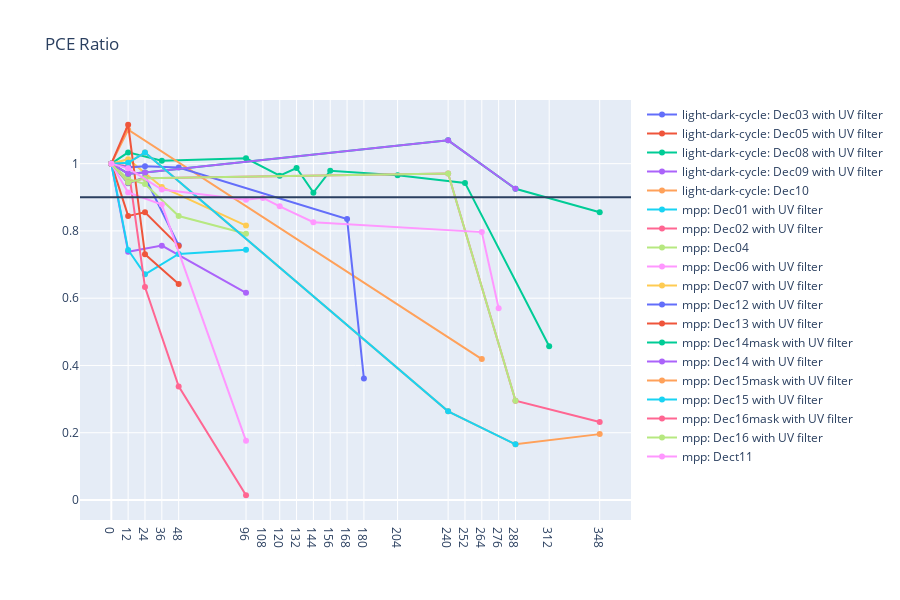

Notebook code for this chart:
### Markdown cell above
## Draw overall PCE ratio chart

### Code cell
mf.draw_cell_PCE_overview_ratio(data)

### Figure 1 — Plotly figure (JSON) as saved in the notebook; plotly's stock layout.template omitted (floating-point values rounded to 4 significant figures)
{"data": [{"connectgaps": true, "line": {"shape": "linear"}, "mode": "lines+markers", "name": "light-dark-cycle: Dec03 with UV filter", "type": "scatter", "x": [0, 12, 24, 36, 48, 96, 108, 120, 132, 144, 156, 168, 180, 204, 240, 252, 264, 276, 288, 312, 348], "y": [1, 0.9418, 0.9593, null, 0.7571, null, null, null, null, null, null, null, null, null, null, null, null, null, null, null, null]}, {"connectgaps": true, "line": {"shape": "linear"}, "mode": "lines+markers", "name": "light-dark-cycle: Dec05 with UV filter", "type": "scatter", "x": [0, 12, 24, 36, 48, 96, 108, 120, 132, 144, 156, 168, 180, 204, 240, 252, 264, 276, 288, 312, 348], "y": [1, 0.8446, 0.8555, null, 0.7555, null, null, null, null, null, null, null, null, null, null, null, null, null, null, null, null]}, {"connectgaps": true, "line": {"shape": "linear"}, "mode": "lines+markers", "name": "light-dark-cycle: Dec08 with UV filter", "type": "scatter", "x": [0, 12, 24, 36, 48, 96, 108, 120, 132, 144, 156, 168, 180, 204, 240, 252, 264, 276, 288, 312, 348], "y": [1, 1.034, null, 1.009, null, 1.016, null, 0.9642, 0.9869, 0.9138, 0.9789, null, null, 0.9659, null, 0.9428, null, null, null, 0.457, null]}, {"connectgaps": true, "line": {"shape": "linear"}, "mode": "lines+markers", "name": "light-dark-cycle: Dec09 with UV filter", "type": "scatter", "x": [0, 12, 24, 36, 48, 96, 108, 120, 132, 144, 156, 168, 180, 204, 240, 252, 264, 276, 288, 312, 348], "y": [1, 0.738, null, 0.7563, null, 0.6159, null, null, null, null, null, null, null, null, null, null, null, null, null, null, null]}, {"connectgaps": true, "line": {"shape": "linear"}, "mode": "lines+markers", "name": "light-dark-cycle: Dec10", "type": "scatter", "x": [0, 12, 24, 36, 48, 96, 108, 120, 132, 144, 156, 168, 180, 204, 240, 252, 264, 276, 288, 312, 348], "y": [1, 1.101, null, null, null, null, null, null, null, null, null, null, null, null, null, null, 0.419, null, null, null, null]}, {"connectgaps": true, "line": {"shape": "linear"}, "mode": "lines+markers", "name": "mpp: Dec01 with UV filter", "type": "scatter", "x": [0, 12, 24, 36, 48, 96, 108, 120, 132, 144, 156, 168, 180, 204, 240, 252, 264, 276, 288, 312, 348], "y": [1, 0.7434, 0.6709, null, 0.7316, 0.7444, null, null, null, null, null, null, null, null, null, null, null, null, null, null, null]}, {"connectgaps": true, "line": {"shape": "linear"}, "mode": "lines+markers", "name": "mpp: Dec02 with UV filter", "type": "scatter", "x": [0, 12, 24, 36, 48, 96, 108, 120, 132, 144, 156, 168, 180, 204, 240, 252, 264, 276, 288, 312, 348], "y": [1, 0.992, 0.6331, null, 0.3377, 0.01408, null, null, null, null, null, null, null, null, null, null, null, null, null, null, null]}, {"connectgaps": true, "line": {"shape": "linear"}, "mode": "lines+markers", "name": "mpp: Dec04", "type": "scatter", "x": [0, 12, 24, 36, 48, 96, 108, 120, 132, 144, 156, 168, 180, 204, 240, 252, 264, 276, 288, 312, 348], "y": [1, 0.9548, 0.9394, null, 0.8441, 0.7919, null, null, null, null, null, null, null, null, null, null, null, null, null, null, null]}, {"connectgaps": true, "line": {"shape": "linear"}, "mode": "lines+markers", "name": "mpp: Dec06 with UV filter", "type": "scatter", "x": [0, 12, 24, 36, 48, 96, 108, 120, 132, 144, 156, 168, 180, 204, 240, 252, 264, 276, 288, 312, 348], "y": [1, 0.9141, null, 0.8782, null, 0.1758, null, null, null, null, null, null, null, null, null, null, null, null, null, null, null]}, {"connectgaps": true, "line": {"shape": "linear"}, "mode": "lines+markers", "name": "mpp: Dec07 with UV filter", "type": "scatter", "x": [0, 12, 24, 36, 48, 96, 108, 120, 132, 144, 156, 168, 180, 204, 240, 252, 264, 276, 288, 312, 348], "y": [1, 1.013, null, 0.9307, null, 0.8158, null, null, null, null, null, null, null, null, null, null, null, null, null, null, null]}, {"connectgaps": true, "line": {"shape": "linear"}, "mode": "lines+markers", "name": "mpp: Dec12 with UV filter", "type": "scatter", "x": [0, 12, 24, 36, 48, 96, 108, 120, 132, 144, 156, 168, 180, 204, 240, 252, 264, 276, 288, 312, 348], "y": [1, 0.989, 0.9925, null, 0.9886, null, null, null, null, null, null, 0.8353, 0.3611, null, null, null, null, null, null, null, null]}, {"connectgaps": true, "line": {"shape": "linear"}, "mode": "lines+markers", "name": "mpp: Dec13 with UV filter", "type": "scatter", "x": [0, 12, 24, 36, 48, 96, 108, 120, 132, 144, 156, 168, 180, 204, 240, 252, 264, 276, 288, 312, 348], "y": [1, 1.116, 0.7304, null, 0.6419, null, null, null, null, null, null, null, null, null, null, null, null, null, null, null, null]}, {"connectgaps": true, "line": {"shape": "linear"}, "mode": "lines+markers", "name": "mpp: Dec14mask with UV filter", "type": "scatter", "x": [0, 12, 24, 36, 48, 96, 108, 120, 132, 144, 156, 168, 180, 204, 240, 252, 264, 276, 288, 312, 348], "y": [1, 0.9703, 0.9737, null, null, null, null, null, null, null, null, null, null, null, 1.069, null, null, null, 0.9255, null, 0.8555]}, {"connectgaps": true, "line": {"shape": "linear"}, "mode": "lines+markers", "name": "mpp: Dec14 with UV filter", "type": "scatter", "x": [0, 12, 24, 36, 48, 96, 108, 120, 132, 144, 156, 168, 180, 204, 240, 252, 264, 276, 288, 312, 348], "y": [1, 0.9703, 0.9737, null, null, null, null, null, null, null, null, null, null, null, 1.069, null, null, null, 0.9255, null, null]}, {"connectgaps": true, "line": {"shape": "linear"}, "mode": "lines+markers", "name": "mpp: Dec15mask with UV filter", "type": "scatter", "x": [0, 12, 24, 36, 48, 96, 108, 120, 132, 144, 156, 168, 180, 204, 240, 252, 264, 276, 288, 312, 348], "y": [1, 1.003, 1.033, null, null, null, null, null, null, null, null, null, null, null, 0.2636, null, null, null, 0.1655, null, 0.1958]}, {"connectgaps": true, "line": {"shape": "linear"}, "mode": "lines+markers", "name": "mpp: Dec15 with UV filter", "type": "scatter", "x": [0, 12, 24, 36, 48, 96, 108, 120, 132, 144, 156, 168, 180, 204, 240, 252, 264, 276, 288, 312, 348], "y": [1, 1.003, 1.033, null, null, null, null, null, null, null, null, null, null, null, 0.2636, null, null, null, 0.1655, null, null]}, {"connectgaps": true, "line": {"shape": "linear"}, "mode": "lines+markers", "name": "mpp: Dec16mask with UV filter", "type": "scatter", "x": [0, 12, 24, 36, 48, 96, 108, 120, 132, 144, 156, 168, 180, 204, 240, 252, 264, 276, 288, 312, 348], "y": [1, 0.9442, 0.9565, null, null, null, null, null, null, null, null, null, null, null, 0.9706, null, null, null, 0.2954, null, 0.232]}, {"connectgaps": true, "line": {"shape": "linear"}, "mode": "lines+markers", "name": "mpp: Dec16 with UV filter", "type": "scatter", "x": [0, 12, 24, 36, 48, 96, 108, 120, 132, 144, 156, 168, 180, 204, 240, 252, 264, 276, 288, 312, 348], "y": [1, 0.9442, 0.9565, null, null, null, null, null, null, null, null, null, null, null, 0.9706, null, null, null, 0.2954, null, null]}, {"connectgaps": true, "line": {"shape": "linear"}, "mode": "lines+markers", "name": "mpp: Dect11", "type": "scatter", "x": [0, 12, 24, 36, 48, 96, 108, 120, 132, 144, 156, 168, 180, 204, 240, 252, 264, 276, 288, 312, 348], "y": [1, 0.9861, null, 0.9232, null, 0.8928, 0.8983, 0.8731, null, 0.826, null, null, null, null, null, null, 0.7965, 0.5703, null, null, null]}], "layout": {"height": 600, "shapes": [{"type": "line", "x0": 0, "x1": 1, "xref": "x domain", "y0": 0.9, "y1": 0.9, "yref": "y"}], "title": {"text": "PCE Ratio"}, "xaxis": {"tickmode": "array", "tickvals": [0, 12, 24, 36, 48, 96, 108, 120, 132, 144, 156, 168, 180, 204, 240, 252, 264, 276, 288, 312, 348]}}}
